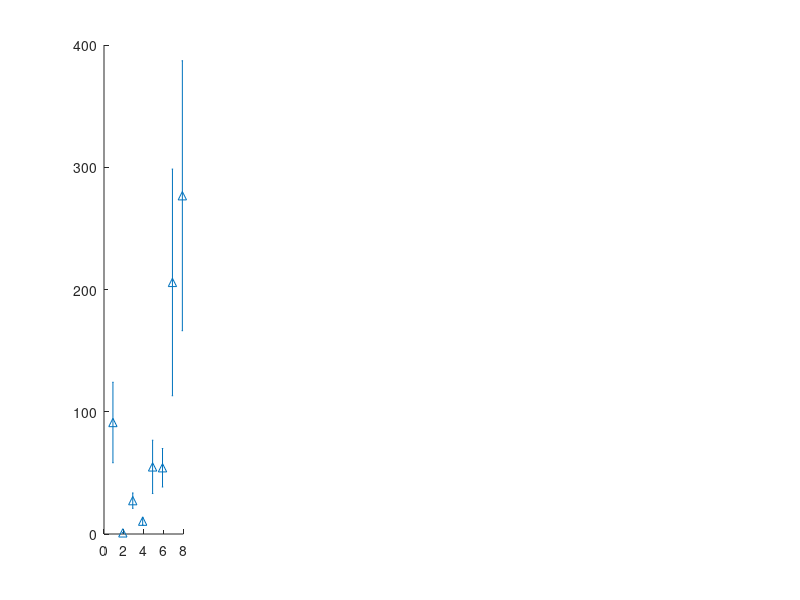

The MATLAB script that drew this image: (Note: this script raises an error after producing the figure.)
clear all;
clc;

x=1:8;




%% one-steps

% one steps conventional 
% beta_onestep_conventional = [0.94,91.2,25.7,10.4,44.3,319,54.2,357];
% tau_onestep_conventional = [1,1.25,1.5,1,0.833,1.5,0.667,1.167];
% phi_onestep_conventional = [1.83e-7,1.88e-8,1.33e-7,9.9e-8,1.79e-7,7.6e-8,1.87e-7,1e-7];


beta_onestep_conventional = [91.2,0.94,27.29,10.5,54.9,54.2,205.8,276.7];
tau_onestep_conventional = [1.25,1,1.41,1,0.75,0.667,1.33,1.25];
phi_onestep_conventional = [1.88e-8,1.83e-7,1.33e-7,1.65e-8,9.9e-8,1.79e-7,1.87e-7,7.6e-8,1e-7];

beta_onestep_conventional_error = [32.91,0.15,6.28,3.18,21.8,15.74,92.7,110.4];
phi_one_step_conventional_error = [3.4e-09     3.99e-08     2.66e-08     4.96e-10     1.37e-08     3.33e-08     3.79e-08     8.64e-09     3.55e-09]';




% beta_onestep = [118.2,1.18,60.5,8.246,99.2,93,437,413];
% tau_onestep = [1.89,1.749,2.19,1.9,1.47,1.42,2.14,1.97];
% phi_onestep = [ 1.45e-8,5.14e-8, 9.57e-8,1.227e-7,1.56e-7, 1.31e-7, 6.46e-8, 8.02e-8 ];
% 
% 
% 
% 
% beta_onestep_error = [68.8,2.02,50,21.9,43.8,50,79.5,86];
% tau_onestep_error = [0.18,0.56,0.19,0.4,0.13,0.12,0.13,0.09];
% phi_onestep_error = [9.57e-9, 1.92e-8,1.39e-8,1.68e-8, 2.29e-8,1.99e-8,1.75e-8,1.7e-8];

%2024
beta_onestep = [   126.55        1.901       63.884        36.55       75.092       87.229       387.27       324.15];
tau_onestep = [   1.8781       1.9068       2.0352       1.8012       1.4589       1.3709       2.179       2.0193];
phi_onestep = [ 1.776e-08   5.6449e-08   1.2386e-07    3.506e-08   1.2251e-07   8.5023e-08   5.694e-08   4.4429e-08];



beta_onestep_error = [    36.508      0.12939       48.102       45.319       30.193       42.213       145        71.87];
tau_onestep_error = [   0.038254      0.26513      0.17063      0.27281      0.11118     0.075967     0.16     0.078438];
phi_onestep_error = [ 5.2604e-09   1.1261e-08   2.7217e-08   1.2592e-08   1.3211e-08    9.791e-09    1.7522e-08    7.4481e-09];


 r_bayesian = [      0.2531      0.18702      0.23981      0.21843      0.28019      0.25393       0.27987      0.25793];
 r_bayesian_std = [  0.013507     0.048525     0.048     0.046714     0.042521     0.049102     0.040756     0.019837];



r_onestep = [r_bayesian(2), mean([r_bayesian(2),r_bayesian(3)]), r_bayesian(4), mean([r_bayesian(5),r_bayesian(7)]),mean([r_bayesian(6),r_bayesian(8)]) ];
r_onestep_error = [r_bayesian_std(2), sqrt(r_bayesian_std(2)^2 + r_bayesian_std(3)^2), r_bayesian_std(4),  sqrt(r_bayesian_std(5)^2 + r_bayesian_std(7)^2), sqrt(r_bayesian_std(6)^2 + r_bayesian_std(8)^2) ];


r_onestep_conventional = [0.19,0.245,0.22,0.28,0.25];
r_onestep_conventional_error =   [0.019093     0.021355     0.030257     0.052883     0.044104]';


boxes_onestep = [   148.01           10       171.79       77.868        138.8       108.48          167       187.61];
boxes_onestep_error = [ 22.555     0.043257       84.682       64.002       72.778       25.955       14.606       61.193];

%% figures -- one step

%color_def = [70/255,130/255,180/255];
%color_def = [70/255,210/255,130/255];

color_def2 = [0.9290 0.6940 0.1250];
color_def = [111,193,157]./255;


figure(2)
subplot(1,5,1)
errorbar(x-0.1,beta_onestep_conventional,beta_onestep_conventional_error,'^','MarkerSize',14,'MarkerFaceColor',color_def2,'Color',color_def2,LineWidth=2);
hold on;
errorbar(x+0.1,beta_onestep,beta_onestep_error,'bo','MarkerSize',14,'MarkerFaceColor',color_def,'Color',color_def,LineWidth=2);
title({'Burst size', '\beta (virions/cell)'});
ylim([1 600]);
set(gca,'FontSize',18);
xticks(1:8)
xticklabels([1,2,3,5,6,7,8,9]);
yticks(0:100:600);
ylim([-1 600])
xlim([0 9]);


subplot(1,5,2)
plot(x-0.1,tau_onestep_conventional,'^','MarkerSize',14,'MarkerFaceColor',color_def2,'Color',color_def2,LineWidth=2);
hold on;
errorbar(x+0.1,tau_onestep,tau_onestep_error,'bo','MarkerSize',14,'MarkerFaceColor',color_def,'Color',color_def,LineWidth=2);
title({'Latent period',' \tau (hr)'});
ylim([0.2 3]);
set(gca,'FontSize',18);
xticks(1:8);
xticklabels([1,2,3,5,6,7,8,9]);
xlim([0 9]);


subplot(1,5,4)
errorbar([1 2 3 4 5 6 7 8 9]-0.1,phi_onestep_conventional,phi_one_step_conventional_error,'^','MarkerSize',14,'MarkerFaceColor',color_def2,'Color',color_def2,LineWidth=2);
hold on;
errorbar([1 2 3 5 6 7 8 9]+0.1,phi_onestep,phi_onestep_error,'bo','MarkerSize',14,'MarkerFaceColor',color_def,'Color',color_def,LineWidth=2);
title({'Adsorption rate','\phi (ml/hr)'})
ylim([1e-10 2.5e-7]);
set(gca,'FontSize',18);
xticks(1:9)
xticklabels([1,2,3,4,5,6,7,8,9]);
xlim([0 10]);
%legend('Conventional','Bayesian');
%legend('boxoff');



cv_mean_onestep  = 1./sqrt(boxes_onestep);
cv_onestep_error = 0.5* (boxes_onestep).^(-1.5).*boxes_onestep_error;
%cv_onestep_error  = 1./sqrt(boxes_onestep + boxes_onestep_error) - 1./sqrt(boxes_onestep + boxes_onestep_error)

subplot(1,5,3)
errorbar(x,cv_mean_onestep,cv_onestep_error,'ko','MarkerSize',14,'MarkerFaceColor',color_def,'Color',color_def,LineWidth=2);
title({'Coefficient of',' variation of \tau (CV)'});
set(gca,'FontSize',18);
xticks(1:8);
xticklabels([1,2,3,5,6,7,8,9]);
ylim([0 0.35])
%yticks(0:0.1:0.3);
xlim([0 9]);


subplot(1,5,5)
errorbar([1:5] -0.1,r_onestep_conventional,r_onestep_conventional_error,'^','MarkerSize',14,'MarkerFaceColor',color_def2,'Color',color_def2,LineWidth=2);
hold on;
errorbar([1:5]+0.1, r_onestep, r_onestep_error,'bo','MarkerSize',14,'MarkerFaceColor',color_def,'Color',color_def,LineWidth=2);

title({'Growth rate','r (cells/hr)'});
ylim([0.1 0.35]);
set(gca,'FontSize',18);
xlim([0.5 5.5])
xticks(1:5);
xticklabels({'CBA 4','CBA 18','CBA 38','PSA H100','PSA 13-15'});
set(gca,'XTickLabelRotation',90);




